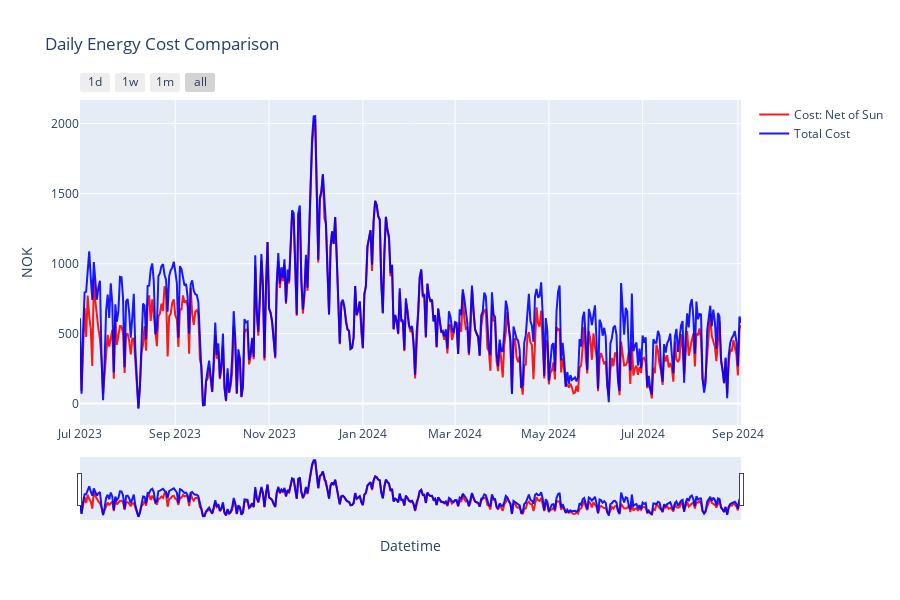

Here is the notebook cell this chart was saved with:
### Code cell
daily_main=main_df.groupby(main_df['timestamp'].dt.date)[['Cost_Net_Of_Sun','Cost_Gross','Pred_Cost']].sum().reset_index()

sumsol=daily_main['Cost_Net_Of_Sun'].sum()
sumuten=daily_main['Cost_Gross'].sum()
print(sumsol)
print(sumuten)

plot_cols =[
    ColumnParam("Cost_Net_Of_Sun", "Cost: Net of Sun"),
    ColumnParam("Cost_Gross", "Total Cost"),
]


plot_energy_usage(daily_main, plot_cols,
                    titel="Daily Energy Cost Comparison",
                    yaxis_title="NOK",
                    tozeroy=False,
                    dark_mode=True,
                    )

### Figure 1 — Plotly figure (JSON) as saved in the notebook; plotly's stock layout.template omitted (floating-point values rounded to 4 significant figures; data arrays with more than 128 entries replaced by an {"elided": "..."} marker saying what was removed)
{"data": [{"line": {"color": "rgba(255, 0, 0, 0.9)"}, "mode": "lines", "name": "Cost: Net of Sun", "type": "scatter", "x": {"elided": "431 str values"}, "y": {"elided": "431 float values"}}, {"line": {"color": "rgba(0, 0, 255, 0.9)"}, "mode": "lines", "name": "Total Cost", "type": "scatter", "x": {"elided": "431 str values"}, "y": {"elided": "431 float values"}}], "layout": {"height": 600, "hovermode": "x unified", "showlegend": true, "title": {"text": "Daily Energy Cost Comparison"}, "xaxis": {"rangeselector": {"buttons": [{"count": 1, "label": "1d", "step": "day", "stepmode": "backward"}, {"count": 7, "label": "1w", "step": "day", "stepmode": "backward"}, {"count": 1, "label": "1m", "step": "month", "stepmode": "backward"}, {"step": "all"}]}, "rangeslider": {"visible": true}, "title": {"text": "Datetime"}, "type": "date"}, "yaxis": {"title": {"text": "NOK"}}}}
